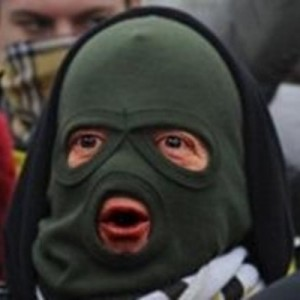
#> input picture image.jpg, 300 x 300 px
$ python week3.py
#> lines starting #> are read from the running program, lines starting #| are printed output that depends on the picture
#> further down, image is the input picture: shape (300, 300, 3); mean B, G, R 54.5, 58, 60.9
import numpy as n
import cv2 as cv

def translate_image(image, output, tx, ty):
#> called with output = 'image-translated.png', tx = 20, ty = 20
    height, width = image.shape[:2]
#> height = 300; width = 300
    translation_mat = n.array([
        [1, 0, tx], # mean that transform x by tx
        [0, 1, ty], # mean that transform y by ty
        [0, 0, 1] # just be here so the math didnt get broken
    ], dtype=n.float32)
    new_image = cv.warpPerspective(image, translation_mat, (width, height))
    cv.imwrite(output, cv.cvtColor(new_image, cv.COLOR_RGB2BGR))
    pass

def rotate_image_euclidean(image, output, angle, anchor=None):
    """
    Rotate an image using Euclidean transformation (rotation + translation).

    Args:
        image: Input image
        output: Output file path
        angle: Rotation angle in degrees
        anchor: Center of rotation (x, y). If None, image center is used.
    """
#> called with output = 'image-rotated-euclidean.png', angle = 45
    height, width = image.shape[:2]
#> height = 300; width = 300
    center = (width // 2, height // 2)
#> center = (150, 150)
    if anchor is not None:
        center = anchor

    rot_mat = cv.getRotationMatrix2D(center, angle, 1.0)
    new_image = cv.warpAffine(image, rot_mat, (width, height))
    cv.imwrite(output, cv.cvtColor(new_image, cv.COLOR_RGB2BGR))

def rotate_image_similarity(image, output, angle, scale=1.0, anchor=None):
    """
    Rotate and scale an image using similarity transformation (rotation + translation + uniform scaling).

    Args:
        image: Input image
        output: Output file path
        angle: Rotation angle in degrees
        scale: Scaling factor (uniform in all directions)
        anchor: Center of rotation (x, y). If None, image center is used.
    """
#> called with output = 'image-rotated-similarity.png', angle = 50, scale = 1
    height, width = image.shape[:2]
#> height = 300; width = 300
    center = (width // 2, height // 2)
#> center = (150, 150)
    if anchor is not None:
        center = anchor

    rot_mat = cv.getRotationMatrix2D(center, angle, scale)
    new_image = cv.warpAffine(image, rot_mat, (width, height))
    cv.imwrite(output, cv.cvtColor(new_image, cv.COLOR_RGB2BGR))

def scale_image(image, output, sx, sy):
#> called with output = 'image-scaled.png', sx = 2, sy = 2
    height, width = image.shape[:2]
#> height = 300; width = 300
    scale_mat = n.array([
        [sx, 0 , 0], # look from the transform and you will understand just change the scale
        [0 , sy, 0],
        [0 , 0 , 1]
    ], dtype=n.float32)
    new_image = cv.warpPerspective(image, scale_mat, (width, height))
    cv.imwrite(output, cv.cvtColor(new_image, cv.COLOR_RGB2BGR))
    pass

def affine_transform_image(image, output):
#> called with output = 'image-affinet.png'
    height, width = image.shape[:2]
#> height = 300; width = 300
    src_points = n.array([
        [50, 50], # set point x,y
        [200, 50],
        [50, 200]
    ], dtype=n.float32)
    dst_points = n.array([
        [10, 100], # move that point to new x, y
        [200, 50],
        [100, 250]
    ], dtype=n.float32)
    affine_matrix = cv.getAffineTransform(src_points, dst_points)
    new_image = cv.warpAffine(image, affine_matrix, (width, height))
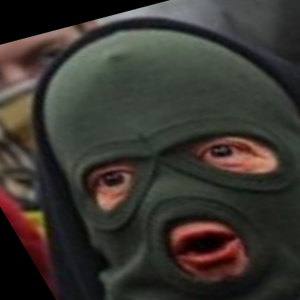
#> new_image: shape (300, 300, 3); mean R, G, B 57, 53.5, 48.1
    cv.imwrite(output, cv.cvtColor(new_image, cv.COLOR_RGB2BGR))
    pass

def perspective_transform_image(image, output):
#> called with output = 'image-perspectivet.png'
    height, width = image.shape[:2]
#> height = 300
    src_points = n.array([
        [0, 0], # the same as before its x, y of the point you want
        [width - 1, 0],
        [0, height - 1],
        [width - 1, height - 1]
    ], dtype=n.float32)
    dst_points = n.array([
        [50, 50], # dest of that point
        [width - 90, 50],
        [50, height - 50],
        [width - 50, height - 50]
    ], dtype=n.float32)
    perspective_matrix = cv.getPerspectiveTransform(src_points, dst_points)
    new_image = cv.warpPerspective(image, perspective_matrix, (width, height))
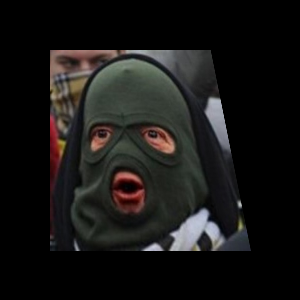
#> new_image: shape (300, 300, 3); mean R, G, B 23.7, 22.5, 21.3
    cv.imwrite(output, cv.cvtColor(new_image, cv.COLOR_RGB2BGR))
    pass

def transpose_image(image, output, swap):
    # original shape : (height, width, channels)
    # original shape : (0     , 1    , 2       )
    # the `args 1, 0, 2` because : (width, height, channels)
    # new_image = n.transpose(image, (1, 0, 2))

#> called with output = 'image-transposed.png', swap = (1, 0, 2)
    new_image = n.transpose(image, (swap[0], swap[1], swap[2]))
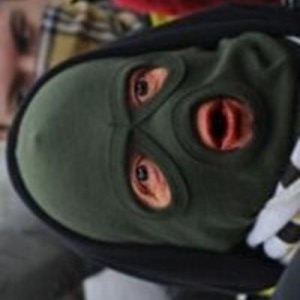
#> new_image: shape (300, 300, 3); mean R, G, B 60.9, 58, 54.5
    cv.imwrite(output, cv.cvtColor(new_image, cv.COLOR_RGB2BGR))
    pass

def create_histogram(image, output):
#> called with output = 'histogram.png'
    canvas_height = 300
    canvas_width = 256
    hist_img = n.zeros((canvas_height, canvas_width, 3), dtype=n.uint8)
    colors = ('b', 'g', 'r')
    channel_colors = {
        'b': (255, 0, 0),
        'g': (0, 255, 0),
        'r': (0, 0, 255)
    }

    for i, c in enumerate(colors):
        hist = cv.calcHist([image], [i], None, [256], [0, 256])
        hist = cv.normalize(hist, hist, 0, canvas_height, cv.NORM_MINMAX)
        for x in range(1, 256):
            y1 = canvas_height - int(hist[x - 1][0])
            y2 = canvas_height - int(hist[x][0])
            cv.line(hist_img, (x - 1, y1), (x, y2), channel_colors[c], 1)
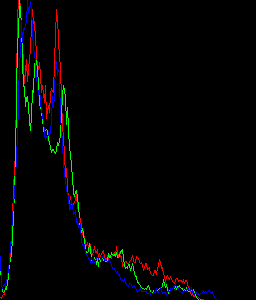
#> hist_img: shape (300, 256, 3); mean R, G, B 3.4, 3.4, 3.7
    cv.imwrite(output, hist_img)
    pass

def change_colorspace(image, output):
    grayscale_img = cv.cvtColor(image, cv.COLOR_BGR2GRAY)
    cv.imwrite(output[0], grayscale_img)

    hsv_img = cv.cvtColor(image, cv.COLOR_RGB2HSV)
#> hsv_img: shape (300, 300, 3); mean H, S, V 64.2, 49.9, 65.5
    h_chan, s_chan, v_chan = cv.split(hsv_img)
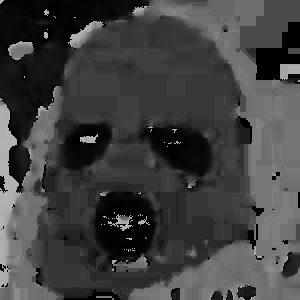
#> h_chan: shape (300, 300); min 0, max 179, mean 64.2
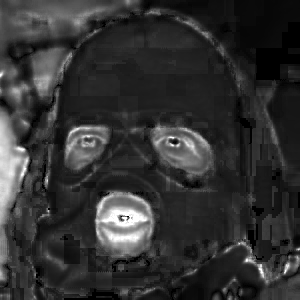
#> s_chan: shape (300, 300); min 0, max 255, mean 49.9
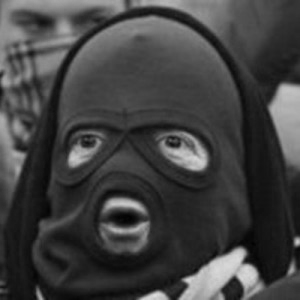
#> v_chan: shape (300, 300); min 2, max 221, mean 65.5
    cv.imwrite(output[1], h_chan)
    cv.imwrite(output[2], s_chan)
    cv.imwrite(output[3], v_chan)
    pass

if __name__ == "__main__":
    image = cv.imread('image.jpg')
    image = cv.cvtColor(image, cv.COLOR_BGR2RGB)

    translate_image(image, 'image-translated.png', 20, 20)
    rotate_image_euclidean(image, 'image-rotated-euclidean.png', 45)
    rotate_image_similarity(image, 'image-rotated-similarity.png', 50)
    scale_image(image, 'image-scaled.png', 2, 2)
    affine_transform_image(image, 'image-affinet.png')
    perspective_transform_image(image, 'image-perspectivet.png')
    transpose_image(image, 'image-transposed.png', (1, 0, 2))
    create_histogram(image, 'histogram.png')
    change_colorspace(image, [
        "image-grayscale.png",
        "image-hsv-h.png",
        "image-hsv-s.png",
        "image-hsv-v.png"
    ])

# -- NOT USED -- #
def traditional_project_point(coords: list, f: int):
    if coords[2] == 0:
        return None, None
    u = (coords[0] * f) / coords[2]
    v = (coords[1] * f) / coords[2]
    return u, v
